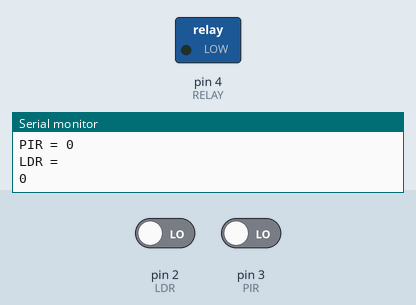
Simulated run of this sketch. Board: Arduino Uno, built with avr-gcc and run on an emulated ATmega328P. Shown: switched loads named in the sketch (green lamp = pin HIGH), the last lines printed to the serial monitor. The inputs (shaded band) are chosen by the test bench; at power-on: pin 2 (LDR) LOW, pin 3 (PIR) LOW.

Above: at 1.3 s.
1.4 s: pin 2 (LDR) driven HIGH and pin 3 (PIR) driven HIGH
At 2.7 s:
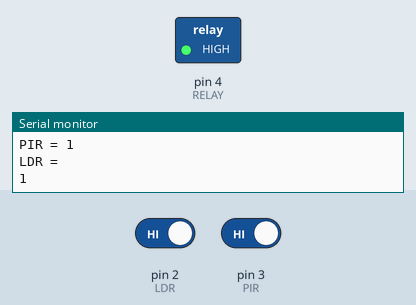
3.0 s: pin 2 (LDR) driven LOW
At 3.9 s:
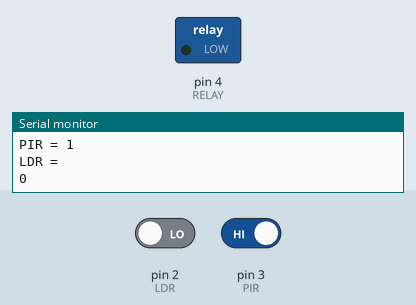
4.5 s: pin 2 (LDR) driven HIGH
At 5.0 s:
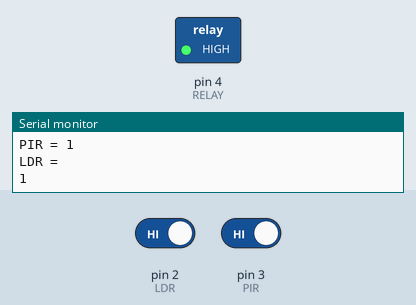
Timing chart, 0 to 7.5 s (numbered marks = the images above; inputs shaded):
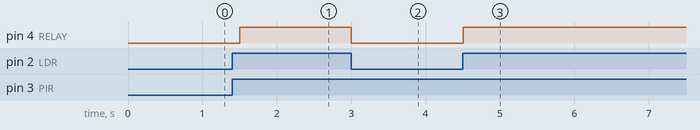

Measured:
- after the input at 1.4 s, pin 4 (RELAY): LOW → HIGH after 0.10 s
- after the input at 3.0 s, pin 4 (RELAY): HIGH → LOW at once
- after the input at 4.5 s, pin 4 (RELAY): LOW → HIGH at once

The sketch:

PIR_and_LDR.ino
```cpp
#define LDR 2
#define PIR 3
#define RELAY 4

void setup() {
  // put your setup code here, to run once:
  pinMode(PIR, INPUT);
  pinMode(LDR, INPUT);
  pinMode(RELAY, OUTPUT);
  Serial.begin(9600);

  digitalWrite(RELAY, LOW);

}

void loop() {
  // put your main code here, to run repeatedly:
  Serial.print("PIR = ");
  Serial.println(digitalRead(PIR));
  Serial.println("LDR = ");
  Serial.println(digitalRead(LDR));
  if(digitalRead(LDR) and digitalRead(PIR)){
    digitalWrite(RELAY, HIGH);
  }else{
    digitalWrite(RELAY, LOW);
  }
  delay(500);
}
```
